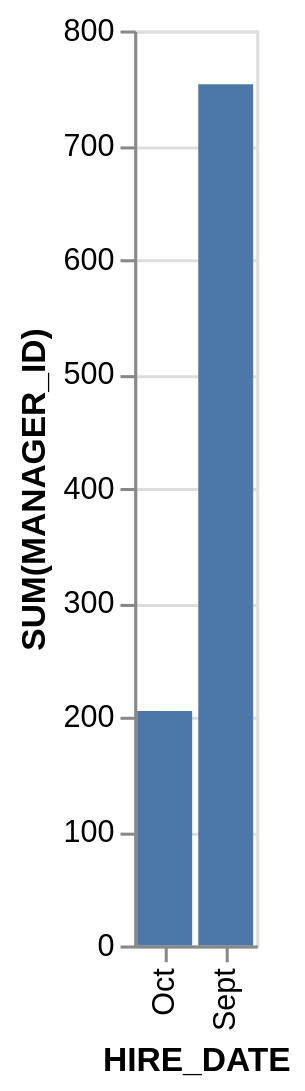

This figure's Vega-Lite source:
### Vega-Lite specification from a JSON file in a GitHub repository (floating-point values rounded to 4 significant figures)
{"data": {"values": [{"x_data": "Sept", "y_data": 753}, {"x_data": "Oct", "y_data": 205}]}, "mark": "bar", "encoding": {"x": {"field": "x_data", "type": "nominal", "title": "HIRE_DATE", "sort": {"op": "sum", "field": "y_data", "order": "ascending"}}, "y": {"field": "y_data", "type": "quantitative", "title": "SUM(MANAGER_ID)"}}}
